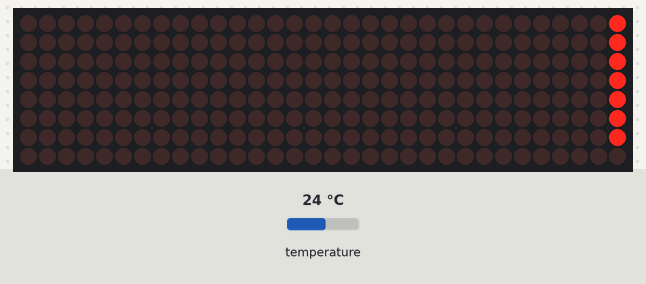
A sketch run on a simulated Arduino Uno, built with avr-gcc and run on an emulated ATmega328P. On the bench: 32×8 LED matrix. Inputs (shaded band) come from the test bench; at power-on: temperature 24 °C. What the sketch prints to the serial monitor is not drawn.

Above: at 0.95 s.
At 4.86 s:
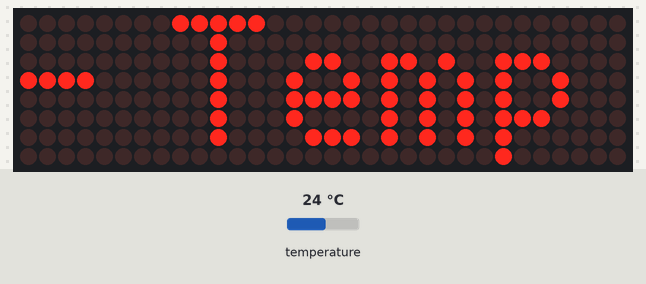
At 9.07 s:
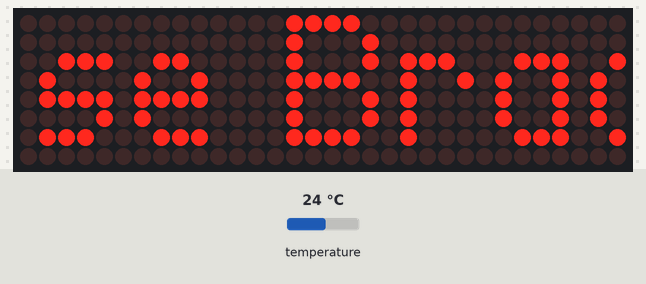
At 17.4 s:
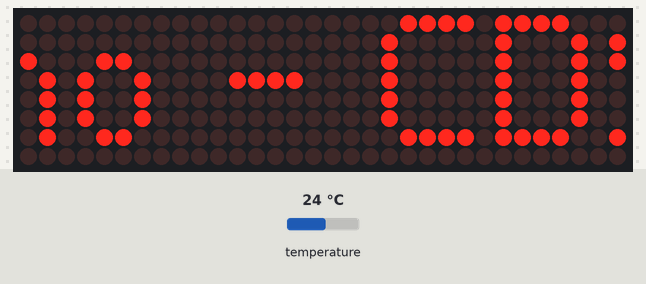
At 25.41 s:
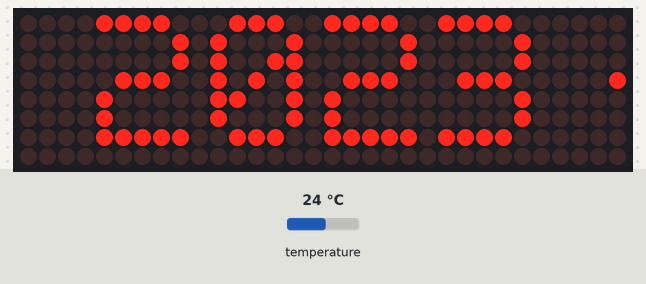
At 33.6 s:
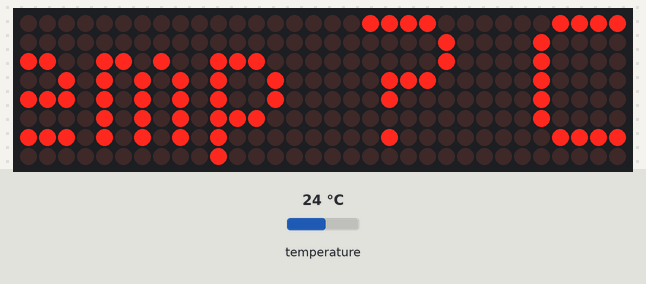

Measured:
- what the display in image 5 shows lasts 2.0 s, from 33.5 s to 35.5 s

The sketch:

progettodisplay.ino
```cpp
// Use the Parola library to scroll text on the display
//
// Demonstrates the use of the scrolling function to display text received
// from the serial interface
//
// User can enter text on the serial monitor and this will display as a
// scrolling message on the display.
// Speed for the display is controlled by a pot on SPEED_IN analog in.
// Scrolling direction is controlled by a switch on DIRECTION_SET digital in.
// Invert ON/OFF is set by a switch on INVERT_SET digital in.
//
// UISwitch library can be found at https://github.com/MajicDesigns/MD_UISwitch
// MD_MAX72XX library can be found at https://github.com/MajicDesigns/MD_MAX72XX
//

#include <MD_Parola.h>
#include <MD_MAX72xx.h>
#include <SPI.h>
#include <OneWire.h>
#include <DallasTemperature.h>

// set to 1 if we are implementing the user interface pot, switch, etc
#define USE_UI_CONTROL 0

#if USE_UI_CONTROL
#include <MD_UISwitch.h>
#endif

// Turn on debug statements to the serial output
#define DEBUG 0

#if DEBUG
#define PRINT(s, x) { Serial.print(F(s)); Serial.print(x); }
#define PRINTS(x) Serial.print(F(x))
#define PRINTX(x) Serial.println(x, HEX)
#else
#define PRINT(s, x)
#define PRINTS(x)
#define PRINTX(x)
#endif

// Define the number of devices we have in the chain and the hardware interface
// NOTE: These pin numbers will probably not work with your hardware and may
// need to be adapted
#define HARDWARE_TYPE MD_MAX72XX::FC16_HW
#define MAX_DEVICES 4
#define CLK_PIN   14
#define DATA_PIN  13
#define CS_PIN    15

// Setup sensore di temperatura

// GPIO where the DS18B20 is connected to
const int oneWireBus = 4;

// Setup a oneWire instance to communicate with any OneWire devices
OneWire oneWire(oneWireBus);

// Pass our oneWire reference to Dallas Temperature sensor
DallasTemperature sensors(&oneWire);


// HARDWARE SPI
MD_Parola P = MD_Parola(HARDWARE_TYPE, CS_PIN, MAX_DEVICES);
// SOFTWARE SPI
//MD_Parola P = MD_Parola(HARDWARE_TYPE, DATA_PIN, CLK_PIN, CS_PIN, MAX_DEVICES);

// Scrolling parameters
#if USE_UI_CONTROL
const uint8_t SPEED_IN = A5;
const uint8_t DIRECTION_SET = 8;  // change the effect
const uint8_t INVERT_SET = 9;     // change the invert


const uint8_t SPEED_DEADBAND = 5;
#endif // USE_UI_CONTROL

uint8_t scrollSpeed = 25;    // default frame delay value
textEffect_t scrollEffect = PA_SCROLL_LEFT;
textPosition_t scrollAlign = PA_LEFT;
uint16_t scrollPause = 2000; // in milliseconds

// Global message buffers shared by Serial and Scrolling functions
#define	BUF_SIZE	75
char curMessage[BUF_SIZE] = { "" };
char newMessage[BUF_SIZE] = { "Hello! Enter new message?" };
bool newMessageAvailable = true;
int contatore = 0;
float temperatureC = 0.0;
#if USE_UI_CONTROL

MD_UISwitch_Digital uiDirection(DIRECTION_SET);
MD_UISwitch_Digital uiInvert(INVERT_SET);

void doUI(void)
{
  // set the speed if it has changed
  {
    int16_t speed = map(analogRead(SPEED_IN), 0, 1023, 10, 150);

    if ((speed >= ((int16_t)P.getSpeed() + SPEED_DEADBAND)) ||
      (speed <= ((int16_t)P.getSpeed() - SPEED_DEADBAND)))
    {
      P.setSpeed(speed);
      scrollSpeed = speed;
      PRINT("\nChanged speed to ", P.getSpeed());
    }
  }

  if (uiDirection.read() == MD_UISwitch::KEY_PRESS) // SCROLL DIRECTION
  {
    PRINTS("\nChanging scroll direction");
    scrollEffect = (scrollEffect == PA_SCROLL_LEFT ? PA_SCROLL_RIGHT : PA_SCROLL_LEFT);
    P.setTextEffect(scrollEffect, scrollEffect);
    P.displayClear();
    P.displayReset();
  }

  if (uiInvert.read() == MD_UISwitch::KEY_PRESS)  // INVERT MODE
  {
    PRINTS("\nChanging invert mode");
    P.setInvert(!P.getInvert());
  }
}
#endif // USE_UI_CONTROL

void setup()
{
  Serial.begin(57600);
  Serial.print("\n[Parola Scrolling Display]\nType a message for the scrolling display\nEnd message line with a newline");

#if USE_UI_CONTROL
  uiDirection.begin();
  uiInvert.begin();
  pinMode(SPEED_IN, INPUT);

  doUI();
#endif // USE_UI_CONTROL

  P.begin();
  sensors.begin();
  sensors.requestTemperatures();
  temperatureC = sensors.getTempCByIndex(0);
  sprintf(curMessage, "Base Bracciano - CDS 2023 - Temp %.2f C", temperatureC);
  P.displayText(curMessage, scrollAlign, scrollSpeed, scrollPause, scrollEffect, scrollEffect);
}

void loop()
{
  if (contatore == 1000000)
    {
      sensors.requestTemperatures();
      temperatureC = sensors.getTempCByIndex(0);
      contatore=0;
    } else {
      contatore++;
    }


#if USE_UI_CONTROL
  doUI();
#endif // USE_UI_CONTROL

  if (P.displayAnimate())
  {
      sprintf(curMessage, "Base Bracciano - CDS 2023 - Temp %.2f C", temperatureC);
      P.displayText(curMessage, scrollAlign, scrollSpeed, scrollPause, scrollEffect, scrollEffect);
  }
}
```
